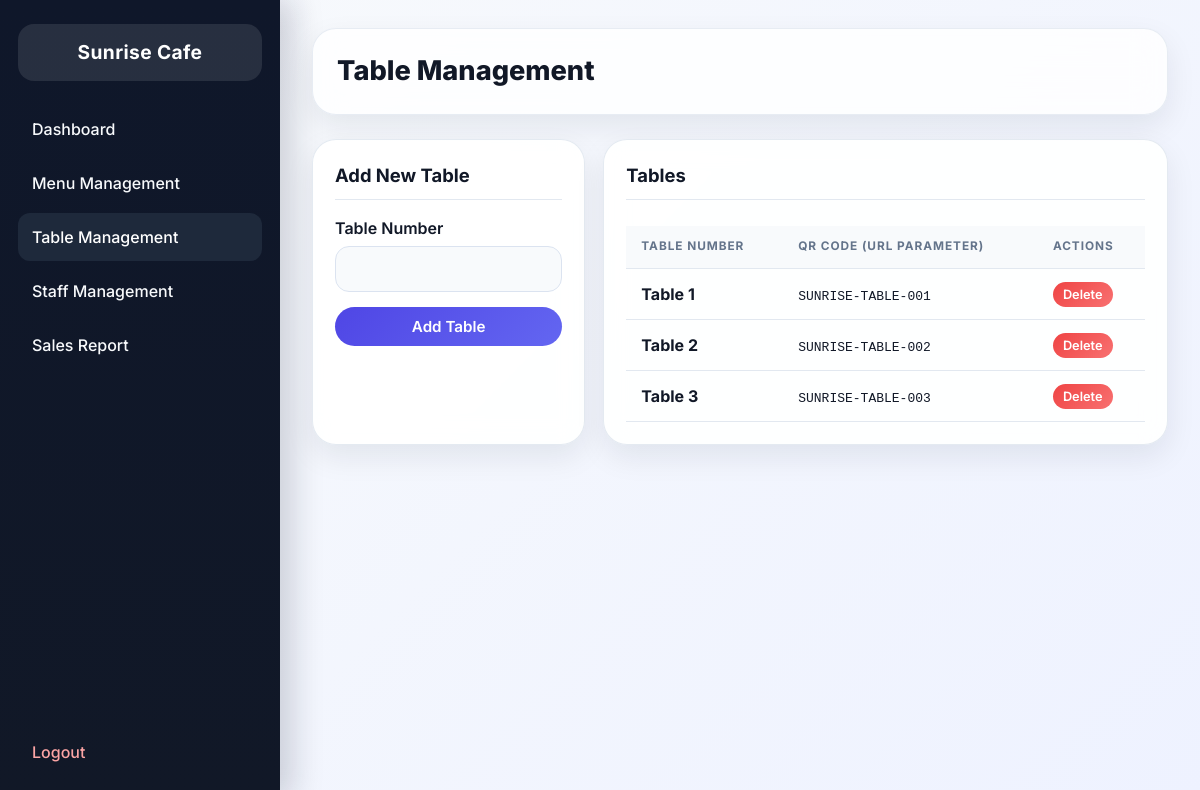
Screenshot of /admin/tables.php (signed in) with the database file from the repository.
### tables this page shows
CREATE TABLE restaurants (
    id INT AUTO_INCREMENT PRIMARY KEY,
    name VARCHAR(100) NOT NULL,
    address VARCHAR(255) NOT NULL,
    phone VARCHAR(20) NOT NULL,
    logo VARCHAR(255) DEFAULT NULL,
    is_active TINYINT(1) DEFAULT 1,
    created_at TIMESTAMP DEFAULT CURRENT_TIMESTAMP
);

CREATE TABLE tables (
    id INT AUTO_INCREMENT PRIMARY KEY,
    restaurant_id INT NOT NULL,
    table_number INT NOT NULL,
    qr_code VARCHAR(255) NOT NULL UNIQUE,
    is_active TINYINT(1) DEFAULT 1,
    created_at TIMESTAMP DEFAULT CURRENT_TIMESTAMP,
    FOREIGN KEY (restaurant_id) REFERENCES restaurants(id) ON DELETE CASCADE
);

### admin/tables.php (the view, shortened to what this page needs)
<?php
require '../config/db.php';
$restaurant_id = $_SESSION['restaurant_id'];
$stmt = $pdo->prepare("SELECT name FROM restaurants WHERE id = ?");
$stmt->execute([$restaurant_id]);
$restaurant_name = $stmt->fetchColumn();
$stmt = $pdo->prepare("SELECT * FROM tables WHERE restaurant_id = ? ORDER BY table_number");
$stmt->execute([$restaurant_id]);
$tables = $stmt->fetchAll(PDO::FETCH_ASSOC);
?>
<!DOCTYPE html>
<html lang="en">
<head>
    <link rel="stylesheet" href="../assets/css/style.css">
</head>
<body>
    <div class="dashboard-layout">
        <div class="sidebar">
            <div class="sidebar-header">
                <?= htmlspecialchars($restaurant_name) ?>
            </div>
            <div class="sidebar-nav">
                <a href="dashboard.php">Dashboard</a>
                <a href="menu.php">Menu Management</a>
                <a href="tables.php" style="background-color: var(--sidebar-hover); color: #fff;">Table Management</a>
                <a href="staff.php">Staff Management</a>
                <a href="sales.php">Sales Report</a>
                <a href="../auth/logout.php" style="color: #FCA5A5; margin-top: auto;">Logout</a>
            </div>
        </div>
        <div class="main-content">
            <div class="topbar">
                <h1>Table Management</h1>
            </div>
            <div class="grid grid-cols-3">
                <div class="card" style="grid-column: span 1;">
                    <div class="card-header">
                        <h2>Add New Table</h2>
                    </div>
                    <form method="POST">
                        <div class="form-group">
                            <label>Table Number</label>
                            <input type="number" name="table_number" class="form-control" min="1" required>
                        </div>
                        <button type="submit" class="btn btn-primary" style="width: 100%;">Add Table</button>
                    </form>
                </div>
                <div class="card" style="grid-column: span 2;">
                    <div class="card-header">
                        <h2>Tables</h2>
                    </div>
                    <div class="table-responsive">
                        <table>
                            <thead>
                                <tr>
                                    <th>Table Number</th>
                                    <th>QR Code (URL Parameter)</th>
                                    <th>Actions</th>
                                </tr>
                            </thead>
                            <tbody>
                                <?php foreach ($tables as $table): ?>
                                <tr>
                                    <td><strong>Table <?= htmlspecialchars($table['table_number']) ?></strong></td>
                                    <td><code><?= htmlspecialchars($table['qr_code']) ?></code></td>
                                    <td>
                                        <form method="POST" onsubmit="return confirm('Delete this table?');">
                                            <button type="submit" class="btn btn-danger" style="padding: 5px 10px; font-size: 0.8rem;">Delete</button>
                                        </form>
                                    </td>
                                </tr>
                                <?php endforeach; ?>
                            </tbody>
                        </table>
                    </div>
                </div>
            </div>
        </div>
    </div>
</body>
</html>

### assets/css/style.css (style rules this page uses)
:root { --primary-color: #4F46E5; --primary-hover: #4338CA; --secondary-color: #10B981; --bg-color: #F8FAFC; --card-bg: #FFFFFF; --text-main: #111827; --text-muted: #64748B; --border-color: #E2E8F0; --danger: #EF4444; --warning: #F59E0B; --info: #3B82F6; --sidebar-bg: #0F172A; --sidebar-text: #F8FAFC; --sidebar-hover: #1E293B; --shadow-sm: 0 1px 2px rgba(15, 23, 42, 0.06); --shadow-md: 0 12px 30px rgba(15, 23, 42, 0.08); --shadow-lg: 0 20px 45px rgba(15, 23, 42, 0.14); --border-radius: 16px; --transition: all 0.25s ease; }
* { margin: 0; padding: 0; box-sizing: border-box; }
body { font-family: 'Inter', sans-serif; background: radial-gradient(circle at top left, rgba(79, 70, 229, 0.12), transparent 22%), linear-gradient(135deg, #f8fafc 0%, #eef2ff 100%); color: var(--text-main); line-height: 1.5; min-height: 100vh; }
a { text-decoration: none; color: var(--primary-color); transition: var(--transition); }
.dashboard-layout { display: flex; min-height: 100vh; }
.sidebar { width: 280px; background: linear-gradient(180deg, #0f172a 0%, #111827 100%); color: var(--sidebar-text); display: flex; flex-direction: column; padding: 24px 18px; box-shadow: 12px 0 30px rgba(15, 23, 42, 0.18); }
.sidebar-header { padding: 14px 16px; font-size: 1.2rem; font-weight: 700; border-radius: 16px; text-align: center; color: #fff; background: rgba(255, 255, 255, 0.1); margin-bottom: 16px; letter-spacing: 0.02em; }
.sidebar-nav { flex: 1; display: flex; flex-direction: column; gap: 6px; padding-top: 8px; }
.sidebar-nav a { display: block; padding: 12px 14px; color: var(--sidebar-text); font-weight: 500; border-radius: 12px; transition: var(--transition); }
.main-content { flex: 1; padding: 28px 32px 40px; overflow-y: auto; }
.topbar { display: flex; justify-content: space-between; align-items: center; margin-bottom: 24px; padding: 22px 24px; border: 1px solid rgba(226, 232, 240, 0.8); background: rgba(255, 255, 255, 0.82); backdrop-filter: blur(16px); border-radius: 24px; box-shadow: var(--shadow-md); }
.topbar h1 { font-size: 1.7rem; font-weight: 800; color: var(--text-main); }
.card { background: rgba(255, 255, 255, 0.92); border: 1px solid rgba(226, 232, 240, 0.9); border-radius: 24px; box-shadow: var(--shadow-md); padding: 22px; margin-bottom: 20px; backdrop-filter: blur(12px); }
.card-header { display: flex; justify-content: space-between; align-items: center; margin-bottom: 16px; border-bottom: 1px solid var(--border-color); padding-bottom: 10px; }
.card-header h2 { font-size: 1.15rem; font-weight: 700; color: var(--text-main); }
.grid { display: grid; gap: 18px; }
.grid-cols-3 { grid-template-columns: repeat(3, minmax(0, 1fr)); }
.form-group { margin-bottom: 15px; }
.form-group label { display: block; margin-bottom: 6px; font-weight: 600; color: var(--text-main); }
.form-control { width: 100%; padding: 12px 14px; border: 1px solid #dbe3f0; border-radius: 14px; font-family: 'Inter', sans-serif; font-size: 1rem; background: #f8fafc; transition: var(--transition); }
.btn { display: inline-flex; align-items: center; justify-content: center; padding: 10px 18px; font-family: 'Inter', sans-serif; font-weight: 600; text-align: center; border: none; border-radius: 999px; cursor: pointer; transition: var(--transition); font-size: 0.95rem; }
.btn-primary { background: linear-gradient(135deg, var(--primary-color), #6366f1); color: #fff; }
.btn-danger { background: linear-gradient(135deg, var(--danger), #f87171); color: #fff; }
.table-responsive { overflow-x: auto; }
table { width: 100%; border-collapse: collapse; margin-top: 10px; }
th, td { padding: 12px 15px; text-align: left; border-bottom: 1px solid var(--border-color); }
th { background-color: #f8fafc; font-weight: 700; color: var(--text-muted); text-transform: uppercase; font-size: 0.74rem; letter-spacing: 0.08em; }

### rows the page displays
restaurants: name "Sunrise Cafe"
tables: table_number "1", qr_code "SUNRISE-TABLE-001"
tables: table_number "2", qr_code "SUNRISE-TABLE-002"
tables: table_number "3", qr_code "SUNRISE-TABLE-003"
